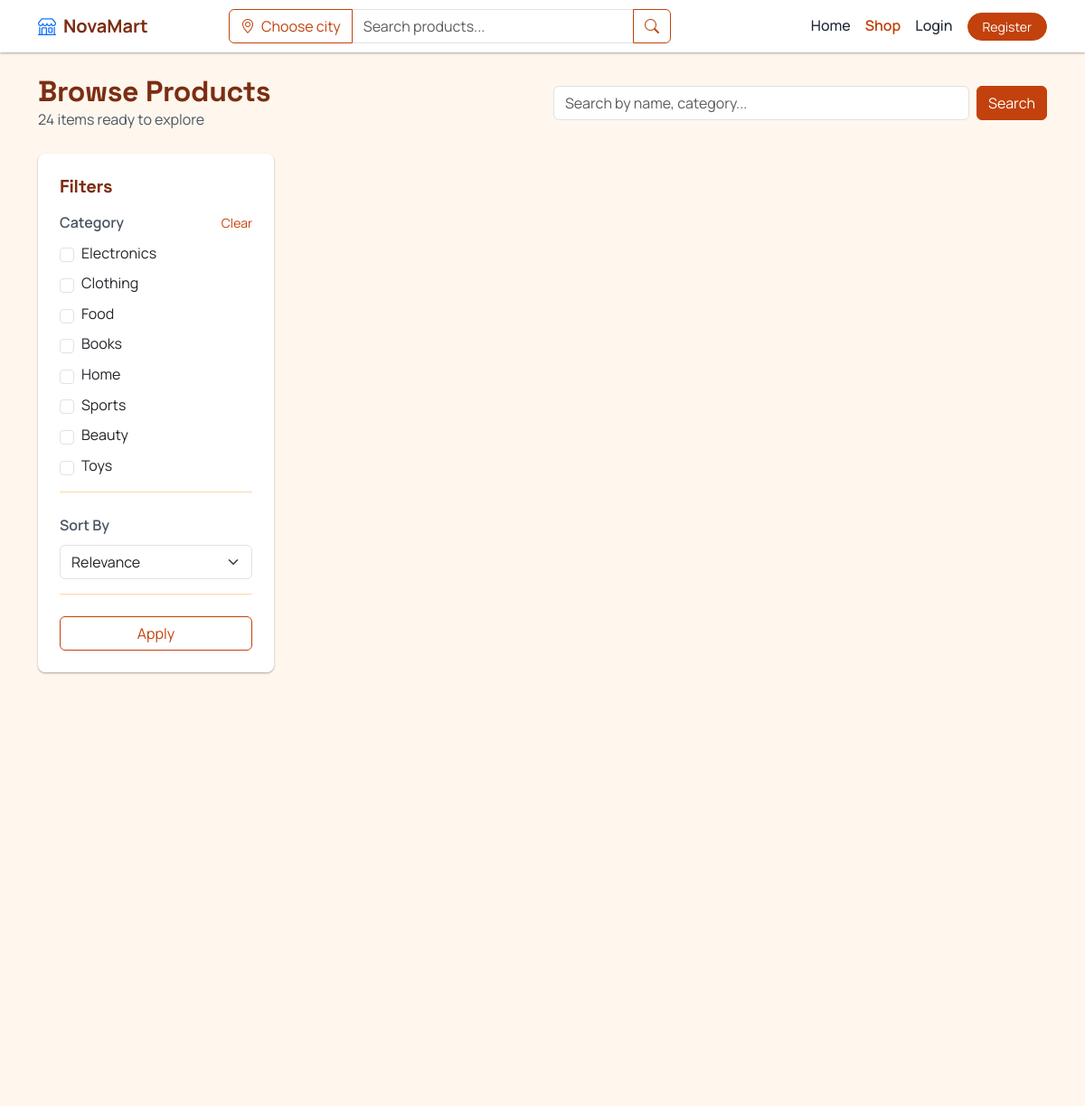
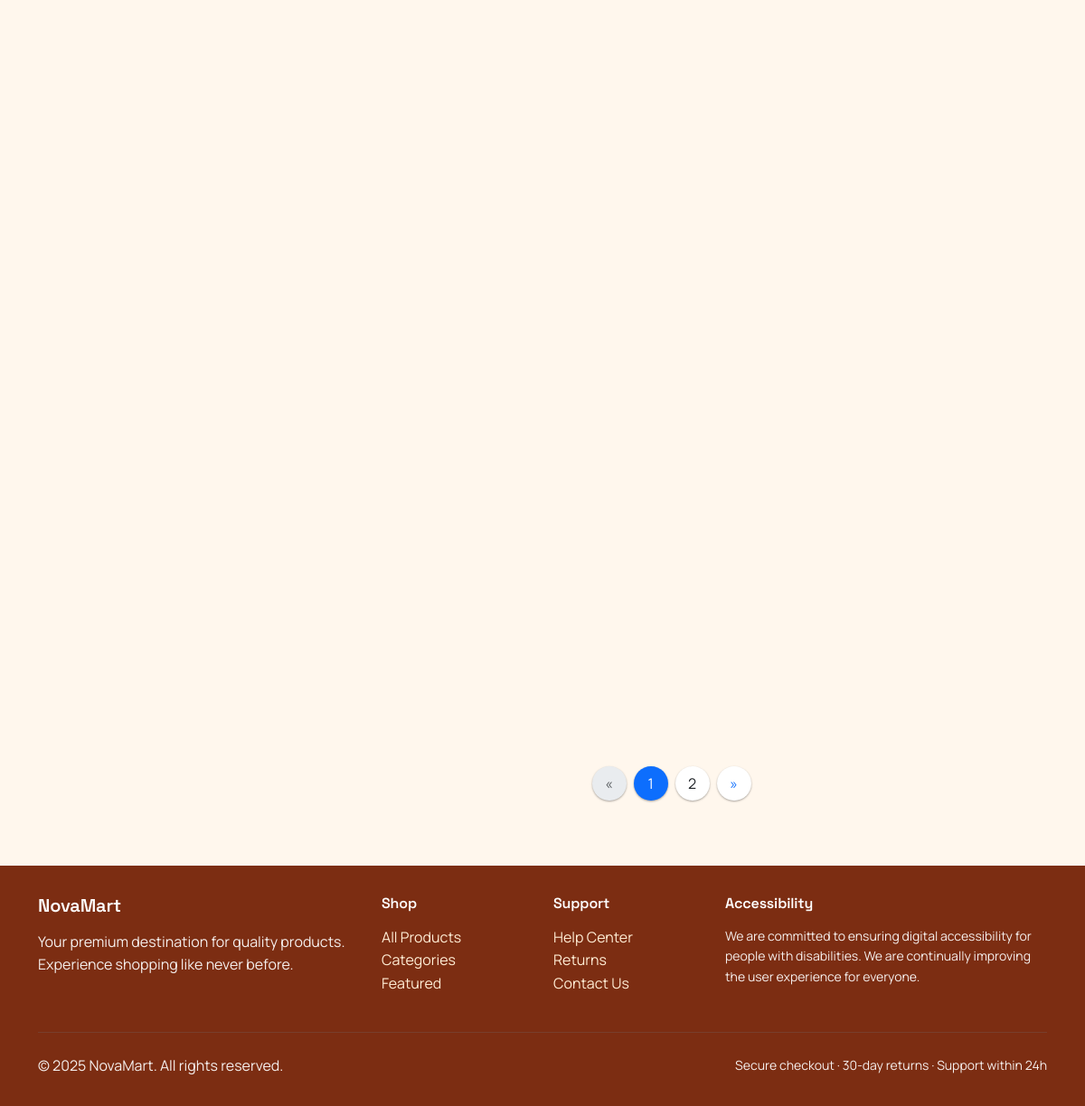
Page /products on the committed database (2 pictures, top to bottom).
### app/models.py (models this page shows, shortened)
class Category(db.Model):
    __tablename__ = 'categories'
    id = db.Column(db.Integer, primary_key=True)
    name = db.Column(db.String(100), unique=True, nullable=False)
    slug = db.Column(db.String(100), unique=True, nullable=False, index=True)
    is_active = db.Column(db.Boolean, default=True, nullable=False)
    products = db.relationship(
        'ProductCategory',
        back_populates='category',
        lazy='dynamic',
        cascade='all, delete-orphan')
    user_interests = db.relationship(
        'UserInterest',
        backref='category',
        lazy='dynamic',
        cascade='all, delete-orphan')

### app/blueprints/products.py (the view, shortened to what this page needs)
@bp.route('/products', methods=['GET'])
def product_list():
    query = request.args.get('q', '').strip()
    category_slugs = request.args.getlist('category')
    if not category_slugs:
        category_slugs = (request.args.get('category', '') or '').strip()
    sort_by = request.args.get('sort', 'relevance')
    page = request.args.get('page', 1, type=int)
    per_page = SHOP_PER_PAGE
    result = search_products(
        query=query if query else None,
        category_slug=category_slugs if category_slugs else None,
        sort_by=sort_by,
        page=page,
        per_page=per_page
    )
    categories = Category.query.filter_by(is_active=True).all()
    return render_template(
        'products/list.html',
        items=result['items'],
        page=result['page'],
        total=result['total'],
        pages=result['pages'],
        categories=categories,
        rating_summary=get_product_rating_summary(
            [
                p.id for p in result['items']]))

### app/services/search_service.py (called while the page is built, shortened)
def _sanitize_query(query):
    if not query:
        return None

def _normalize_category_slugs(category_slug):
    if not category_slug:
        return []

def calculate_price_penalty(products):
    scores = {}
    if not products:
        return {}
    prices = [float(p.price) for p in products]
    max_price = max(prices) if prices else 1
    min_price = min(prices) if prices else 0
    price_range = max_price - min_price if max_price > min_price else 1
    for product in products:
        price = float(product.price)
        penalty = ((price - min_price) / price_range) * \
            100 if price_range > 0 else 0
        scores[product.id] = penalty
    return scores

### app/utils.py (called while the page is built)
def wants_json_response() -> bool:
    accept = request.headers.get('Accept', '') or ''
    xrw = request.headers.get('X-Requested-With')
    return (
        request.path.startswith('/api/')
        or request.is_json
        or ('application/json' in accept)
        or (xrw == 'XMLHttpRequest')
    )

### app/templates/products/list.html (shortened to what this page needs)
{% extends "base.html" %}
{% block content %}
<div class="container py-4">
    <div class="row mb-4 align-items-center">
        <div class="col-md-6">
            <h2 class="fw-bold mb-0">Browse Products</h2>
            <p class="text-secondary mb-0">{{ total }} items ready to explore</p>
        </div>
        <div class="col-md-6 mt-3 mt-md-0">
            <form action="{{ url_for('products.product_list') }}" method="GET" class="d-flex gap-2" data-search-form="1">
                <input type="search" id="product-search" name="q" class="form-control" placeholder="Search by name, category..." value="{{ request.args.get('q', '') }}" aria-label="Search products" maxlength="80" data-search-input="1">
                <button class="btn btn-primary" type="submit">Search</button>
            </form>
        </div>
    </div>
    <div class="row">
        <div class="col-lg-3 mb-4">
            <div class="card border-0 shadow-sm sticky-top" style="top: 90px; z-index: 10;">
                <div class="card-body p-4 filter-sidebar">
                    <h5 class="fw-bold mb-3">Filters</h5>
                    <form id="filters-form" action="{{ url_for('products.product_list') }}" method="GET">
                        <div class="filter-group">
                            <div class="d-flex justify-content-between align-items-center">
                                <label class="form-label fw-semibold text-secondary mb-0">Category</label>
                                <a class="small text-decoration-none" href="{{ url_for('products.product_list', q=request.args.get('q',''), sort=request.args.get('sort','relevance')) }}">Clear</a>
                            </div>
                            {% set selected_categories = request.args.getlist('category') %}
                            <div class="d-flex flex-column gap-2 mt-2">
                                {% for c in categories %}
                                    <label class="form-check d-flex align-items-center gap-2 mb-0">
                                        <input class="form-check-input category-check" type="checkbox" name="category" value="{{ c.slug }}" {{ 'checked' if c.slug in selected_categories }}>
                                        <span class="form-check-label">{{ c.name }}</span>
                                    </label>
                                {% endfor %}
                            </div>
                        </div>
                        <div class="filter-group">
                            <label class="form-label fw-semibold text-secondary" for="sort-select">Sort By</label>
                            {% set current_sort = request.args.get('sort', 'relevance') %}
                            <select class="form-select" name="sort" id="sort-select">
                                <option value="relevance" {{ 'selected' if current_sort == 'relevance' }}>Relevance</option>
                            </select>
                        </div>
                        <div class="d-grid">
                            <button class="btn btn-outline-primary" type="submit">Apply</button>
                        </div>
                    </form>
                </div>
            </div>
        </div>
        <div class="col-lg-9">
            {% if items %}
                <div class="row row-cols-1 row-cols-sm-2 row-cols-md-3 g-4 mb-5">
                    {% for product in items %}
                    <div class="col">
                                {% set rating = rating_summary.get(product.id) if rating_summary else None %}
                    </div>
                    {% endfor %}
                </div>
                {% if pages > 1 %}
                <nav aria-label="Page navigation" class="mt-4">
                    <ul class="pagination justify-content-center">
                        <li class="page-item {{ 'disabled' if page == 1 }}">
                            <a class="page-link rounded-circle mx-1 border-0 shadow-sm" href="{{ url_for('products.product_list', page=page-1, q=request.args.get('q', ''), category=request.args.getlist('category'), sort=request.args.get('sort', '')) }}" aria-label="Previous">
                                <span aria-hidden="true">&laquo;</span>
                            </a>
                        </li>
                        {% for p in range(1, pages + 1) %}
                        <li class="page-item {{ 'active' if p == page }}">
                            <a class="page-link rounded-circle mx-1 border-0 shadow-sm {{ 'bg-primary text-white' if p == page else 'text-dark' }}"
                               href="{{ url_for('products.product_list', page=p, q=request.args.get('q', ''), category=request.args.getlist('category'), sort=request.args.get('sort', '')) }}">
                                {{ p }}
                            </a>
                        </li>
                        {% endfor %}
                        <li class="page-item {{ 'disabled' if page == pages }}">
                            <a class="page-link rounded-circle mx-1 border-0 shadow-sm" href="{{ url_for('products.product_list', page=page+1, q=request.args.get('q', ''), category=request.args.getlist('category'), sort=request.args.get('sort', '')) }}" aria-label="Next">
                                <span aria-hidden="true">&raquo;</span>
                            </a>
                        </li>
                    </ul>
                </nav>
                {% endif %}
            {% endif %}
        </div>
    </div>
</div>
{% endblock %}

### static/css/main.css (style rules this page uses)
:root { --color-primary-light: #FFEDD5; --color-primary: #C2410C; --color-primary-dark: #7C2D12; --color-background: #FFF7ED; --color-surface: #FFFFFF; --color-border: #FED7AA; --color-text-primary: #1F2937; --color-text-secondary: #4B5563; --color-success: #16A34A; --color-danger: #DC2626; --color-warning: #F59E0B; --color-info: #0EA5E9; --color-primary-rgb: 194, 65, 12; --spacing-xs: 0.25rem; --spacing-sm: 0.5rem; --spacing-md: 1rem; --spacing-lg: 1.5rem; --spacing-xl: 2rem; --border-radius-sm: 4px; --border-radius-md: 8px; --border-radius-lg: 12px; --shadow-sm: 0 1px 3px rgba(0,0,0,0.12), 0 1px 2px rgba(0,0,0,0.24); --shadow-md: 0 3px 6px rgba(0,0,0,0.16), 0 3px 6px rgba(0,0,0,0.23); --shadow-lg: 0 10px 20px rgba(0,0,0,0.19), 0 6px 6px rgba(0,0,0,0.23); --font-body: "Manrope", sans-serif; --font-display: "Space Grotesk", sans-serif; }
body { font-family: var(--font-body); background-color: var(--color-background); color: var(--color-text-primary); line-height: 1.6; }
h1, h2, h3, h4, h5, h6 { color: var(--color-primary-dark); font-family: var(--font-display); font-weight: 600; letter-spacing: -0.01em; }
a { color: var(--color-primary); text-decoration: none; transition: color 0.2s ease; }
.text-secondary { color: var(--color-text-secondary) !important; }
.shadow-sm { box-shadow: var(--shadow-sm) !important; }
.card { border: none; border-radius: var(--border-radius-md); box-shadow: var(--shadow-sm); transition: transform 0.2s ease, box-shadow 0.2s ease; background-color: var(--color-surface); }
.btn-primary { background-color: var(--color-primary); border-color: var(--color-primary); color: white; }
.btn-outline-primary { color: var(--color-primary); border-color: var(--color-primary); }

### static/css/components.css (style rules this page uses)
.pagination .page-link.rounded-circle { width: 38px; height: 38px; padding: 0 !important; display: inline-flex; align-items: center; justify-content: center; line-height: 1; }
.filter-sidebar .filter-group { margin-bottom: var(--spacing-lg); border-bottom: 1px solid var(--color-border); padding-bottom: var(--spacing-md); }
.filter-sidebar .filter-group + .filter-group { margin-top: var(--spacing-lg); }

### rows in the picture
Category: name "Electronics"
Category: name "Clothing"
Category: name "Food"
Category: name "Books"
Category: name "Home"
Category: name "Sports"
Category: name "Beauty"
Category: name "Toys"

### other values in the picture
{{ total }} "24"
{{ p }} "1" "2"
